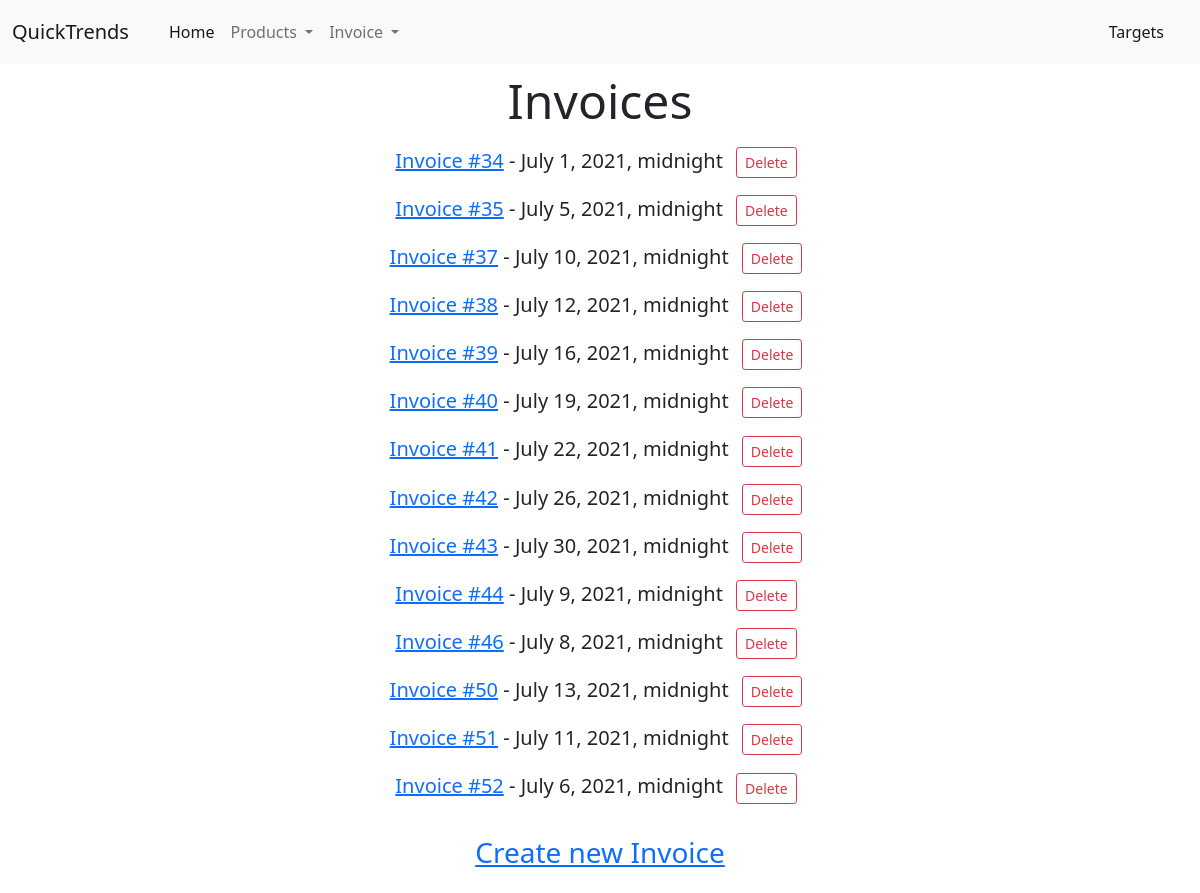
The app's page /invoices/, older data.
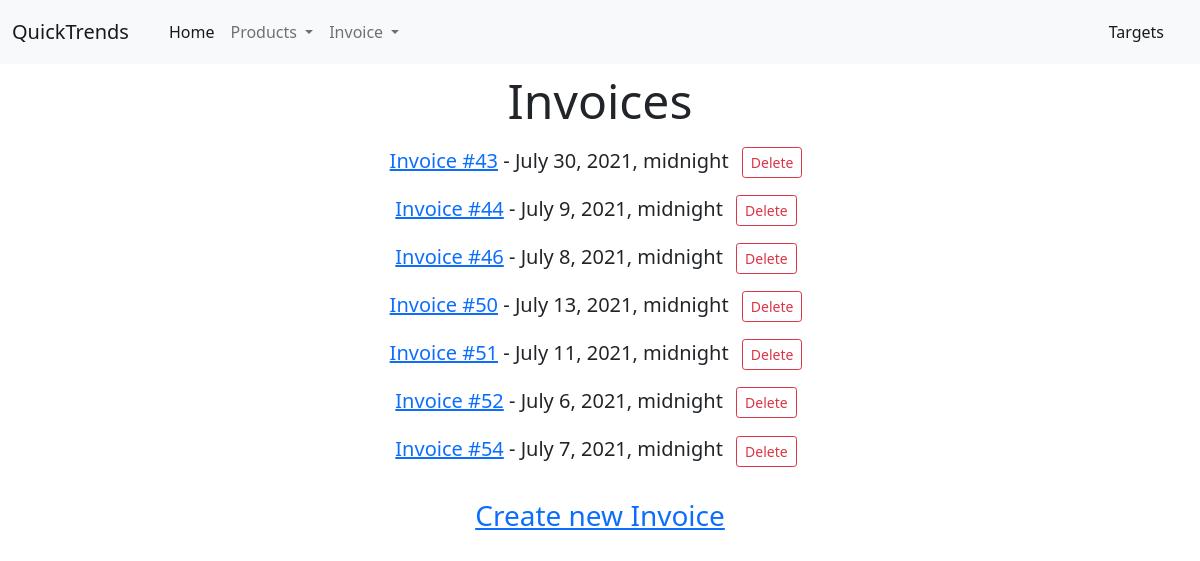
The same page, newer data.
### Invoices/models.py (models this page shows, shortened)
class Invoice(models.Model):
    date = models.DateField(null=True)
    products = models.ManyToManyField(Product, related_name='proditem', through='Item', null=True)
    def __str__(self):
        return 'Invoice #' + str(self.pk)
    class Meta:
        verbose_name = 'Invoice'

### Invoices/views.py (the view)
# urls.py: path('', InvoiceHome.as_view(), name='invoice-home'),
class InvoiceHome(ListView):
    model = Invoice
    template_name = 'Invoices/invoice-home.html'

### Invoices/templates/Invoices/invoice-home.html (shortened to what this page needs)
{% extends "base.html" %}
    {% block body %}
        <div class="container">
            <div class="row mx-5 justify-content-between text-center">
                <div class="col-12">
                    <h3 class="display-5 py-2">Invoices</h3>
                    {% for invoice in invoice_list %}
                        <p class="lead"><a href="{% url 'invoices:invoice-detail' invoice.id %}">{{ invoice }}</a>{% if invoice.date %} - {{ invoice.date }}{% endif %}
                            <button type="button" onclick="document.location='{% url 'invoices:invoice-delete' invoice.id %}'" class="btn btn-outline-danger btn-sm mx-2">Delete</button></p>
                    {% endfor %}
                    <h3 class="py-3"><a href="{% url 'invoices:invoice-create' %}">Create new Invoice</a></h3>
                </div>
            </div>
        </div>
    {% endblock body %}

Row changes from the older to the newer data that the page shows:
removed Invoice: id "Invoice #34", date "July 1, 2021, midnight"
removed Invoice: id "Invoice #35", date "July 5, 2021, midnight"
removed Invoice: id "Invoice #37", date "July 10, 2021, midnight"
removed Invoice: id "Invoice #38", date "July 12, 2021, midnight"
removed Invoice: id "Invoice #39", date "July 16, 2021, midnight"
removed Invoice: id "Invoice #40", date "July 19, 2021, midnight"
removed Invoice: id "Invoice #41", date "July 22, 2021, midnight"
removed Invoice: id "Invoice #42", date "July 26, 2021, midnight"
added Invoice: id "Invoice #54", date "July 7, 2021, midnight"
